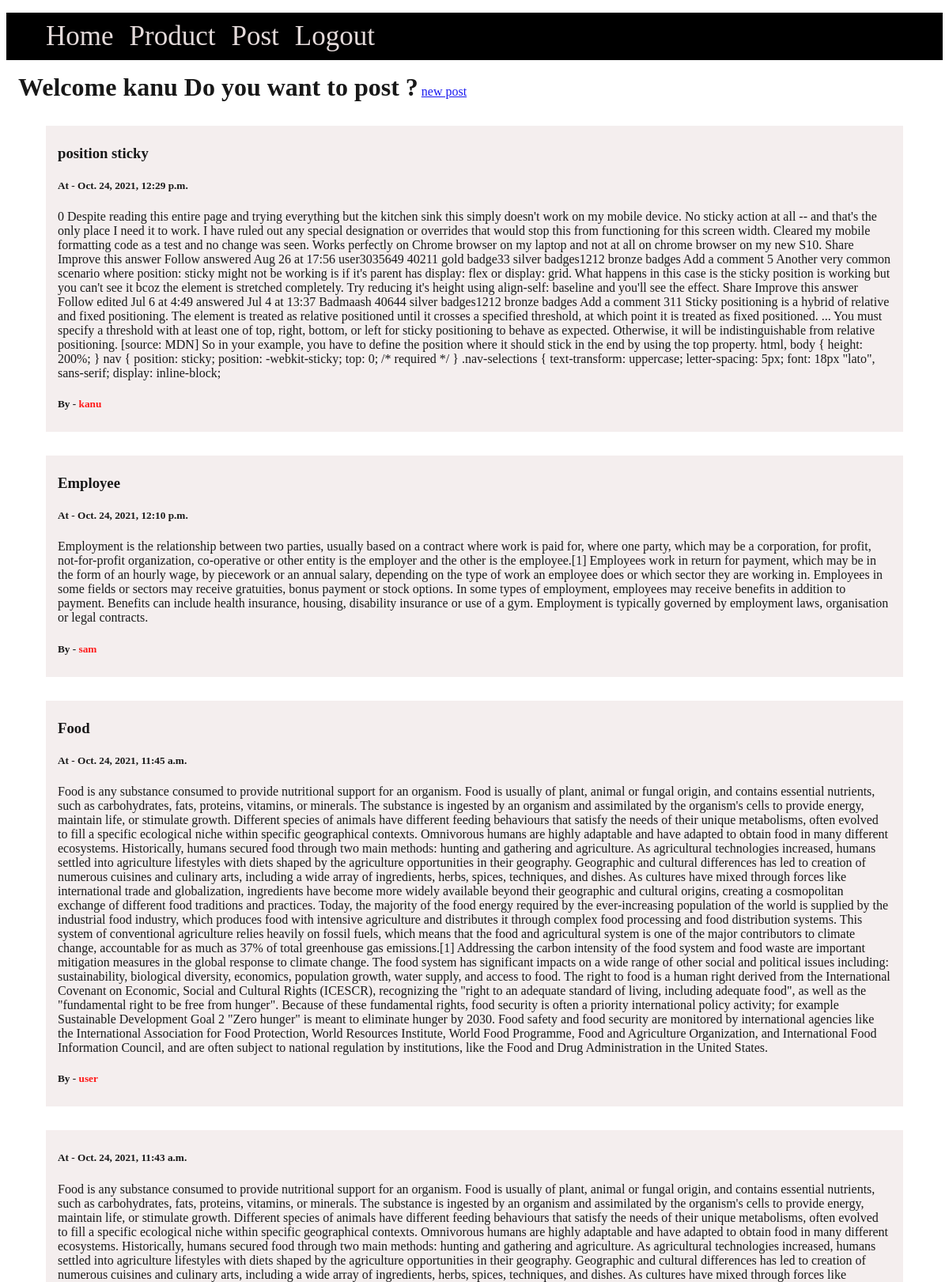
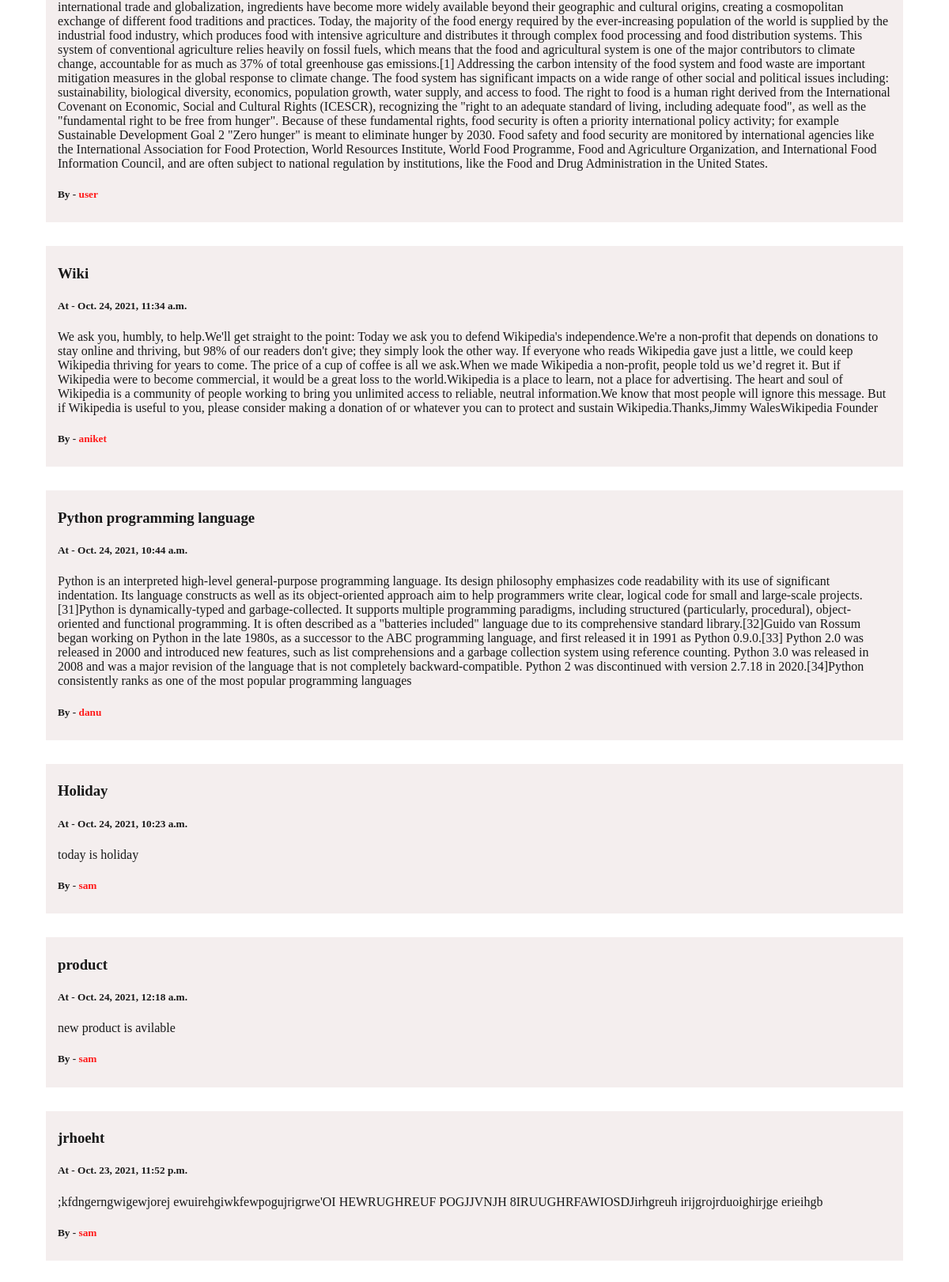
Screenshot of / (signed in, upper part) with the database file from the repository (2 pictures, top to bottom).
### User/models.py (models this page shows, shortened)
class Post(models.Model):
    p_id = models.AutoField(primary_key=True)
    user = models.ForeignKey(User, on_delete=models.CASCADE, null=True, blank=True)
    title = models.CharField(max_length=1000)
    text = models.CharField(max_length=500000)
    create_at = models.DateTimeField(default=datetime.now, blank=True)
    update_at = models.DateTimeField(default=datetime.now, blank=True)

### User/views.py (the view)
# urls.py: path('',views.home,name="home"),
def home(request):
    post = Post.objects.all()
    return render(request,"User/home.html",{'post':post})

### User/templates/User/home.html (shortened to what this page needs)
{% extends 'base.html'%}
{% block body  %}
    <div class="container">
    {% if user.is_authenticated %}
    <h1 style="display: inline; padding-left:15px;">Welcome {{user.username}} Do you want to post ?</h1>
    <a href="{% url 'newpost' pk=user.username %}">new post</a>
    {% endif %}
        {% for i in post reversed %}
            <div class="mypost">
                <h3>{{i.title}}</h3>
                <h5>At - {{i.create_at}}</h5>
                {{i.text}}
                <h5 >By - <span style="color: red;">{{i.user.username}}</span></h5>
            </div>
        {% endfor %}
    </div>
{% endblock %}

### rows the page displays
Post: title "position sticky", create_at "Oct. 24, 2021, 12:29 p.m.", text "0 Despite reading this entire page and trying everything but the kitchen sink this simply doesn't work on my mobile device. No sticky action at all -- and that's the only place I need it to work. I have ruled out any special designation or overrides that would stop this from functioning for this screen width. Cleared my mobile formatting code as a test and no change was seen. Works perfectly on Chrome browser on my laptop and not at all on chrome browser on my new S10. Share Improve this answer Follow answered Aug 26 at 17:56 user3035649 40211 gold badge33 silver badges1212 bronze badges Add a comment 5 Another very common scenario where position: sticky might not be working is if it's…", user.username "kanu"
Post: title "Employee", create_at "Oct. 24, 2021, 12:10 p.m.", text "Employment is the relationship between two parties, usually based on a contract where work is paid for, where one party, which may be a corporation, for profit, not-for-profit organization, co-operative or other entity is the employer and the other is the employee.[1] Employees work in return for payment, which may be in the form of an hourly wage, by piecework or an annual salary, depending on the type of work an employee does or which sector they are working in. Employees in some fields or sectors may receive gratuities, bonus payment or stock options. In some types of employment, employees may receive benefits in addition to payment. Benefits can include health insurance, housing,…", user.username "sam"
Post: title "Food", create_at "Oct. 24, 2021, 11:45 a.m.", text "Food is any substance consumed to provide nutritional support for an organism. Food is usually of plant, animal or fungal origin, and contains essential nutrients, such as carbohydrates, fats, proteins, vitamins, or minerals. The substance is ingested by an organism and assimilated by the organism's cells to provide energy, maintain life, or stimulate growth. Different species of animals have different feeding behaviours that satisfy the needs of their unique metabolisms, often evolved to fill a specific ecological niche within specific geographical contexts. Omnivorous humans are highly adaptable and have adapted to obtain food in many different ecosystems. Historically, humans secured…", user.username "user"
Post: create_at "Oct. 24, 2021, 11:43 a.m.", text "Food is any substance consumed to provide nutritional support for an organism. Food is usually of plant, animal or fungal origin, and contains essential nutrients, such as carbohydrates, fats, proteins, vitamins, or minerals. The substance is ingested by an organism and assimilated by the organism's cells to provide energy, maintain life, or stimulate growth. Different species of animals have different feeding behaviours that satisfy the needs of their unique metabolisms, often evolved to fill a specific ecological niche within specific geographical contexts. Omnivorous humans are highly adaptable and have adapted to obtain food in many different ecosystems. Historically, humans secured…", user.username "user"
Post: title "Wiki", create_at "Oct. 24, 2021, 11:34 a.m.", text "We ask you, humbly, to help.We'll get straight to the point: Today we ask you to defend Wikipedia's independence.We're a non-profit that depends on donations to stay online and thriving, but 98% of our readers don't give; they simply look the other way. If everyone who reads Wikipedia gave just a little, we could keep Wikipedia thriving for years to come. The price of a cup of coffee is all we ask.When we made Wikipedia a non-profit, people told us we’d regret it. But if Wikipedia were to become commercial, it would be a great loss to the world.Wikipedia is a place to learn, not a place for advertising. The heart and soul of Wikipedia is a community of people working to bring you unlimited…", user.username "aniket"
Post: title "Python programming language", create_at "Oct. 24, 2021, 10:44 a.m.", text "Python is an interpreted high-level general-purpose programming language. Its design philosophy emphasizes code readability with its use of significant indentation. Its language constructs as well as its object-oriented approach aim to help programmers write clear, logical code for small and large-scale projects.[31]Python is dynamically-typed and garbage-collected. It supports multiple programming paradigms, including structured (particularly, procedural), object-oriented and functional programming. It is often described as a \"batteries included\" language due to its comprehensive standard library.[32]Guido van Rossum began working on Python in the late 1980s, as a successor to the ABC…", user.username "danu"
Post: title "Holiday", create_at "Oct. 24, 2021, 10:23 a.m.", text "today is holiday", user.username "sam"
Post: title "product", create_at "Oct. 24, 2021, 12:18 a.m.", text "new product is avilable", user.username "sam"
Post: title "jrhoeht", create_at "Oct. 23, 2021, 11:52 p.m.", text ";kfdngerngwigewjorej ewuirehgiwkfewpogujrigrwe'OI HEWRUGHREUF POGJJVNJH 8IRUUGHRFAWIOSDJirhgreuh irijgrojrduoighirjge erieihgb", user.username "sam"

### other values shown
{{ user.username }} "kanu"
